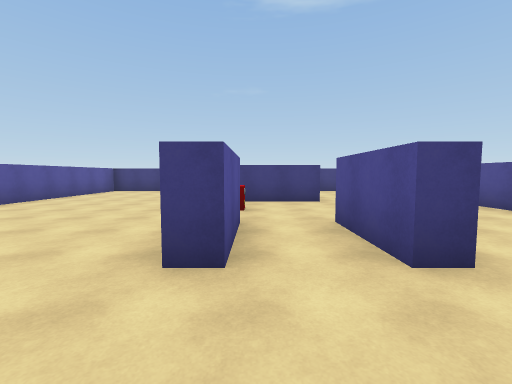
view 1 (above)

12 first-person views from a walk through a scene from a Unity 3-D project. The camera is 1.5 m above the floor, tilts 4° down and sees 90° across. The floor is counted in squares, 2 m on a side. Each view is taken from the middle of a square. On the plan, view 1 faces up. The plan holds only what a view shows up to about 9 squares ahead; the rest is blank. The place goes on beyond the plan. Surface patterns are stand-ins for the level's own textures.

view 2
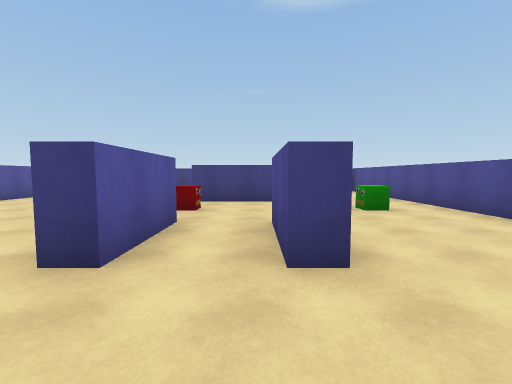

view 3
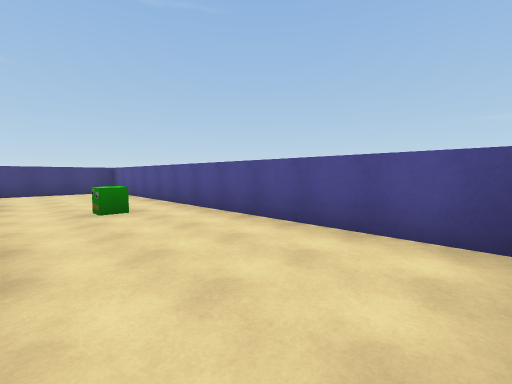

view 4
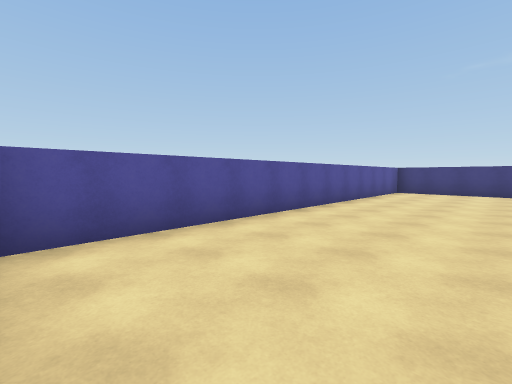

view 5
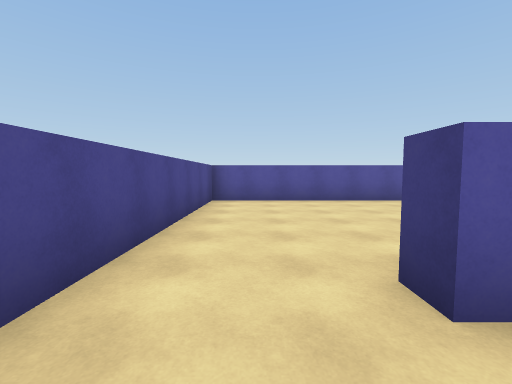

view 6
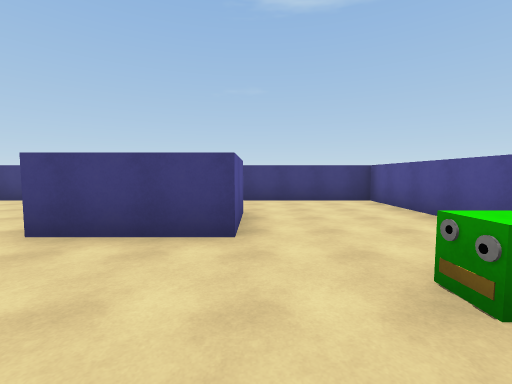

view 7
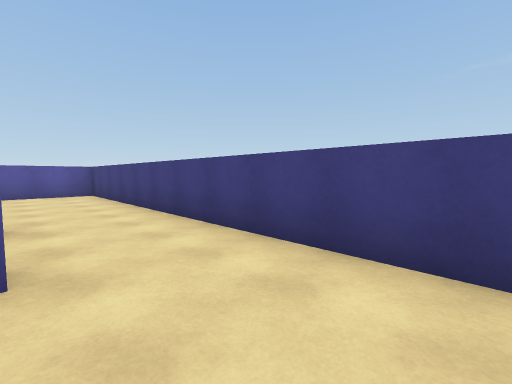

view 8
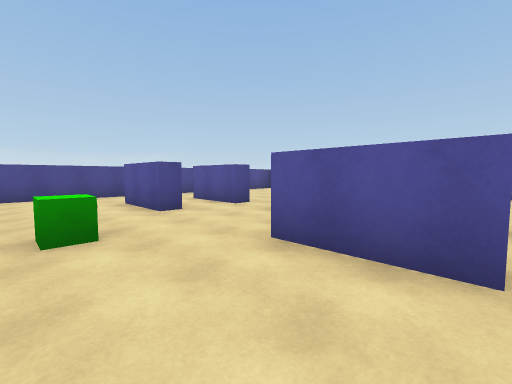

view 9
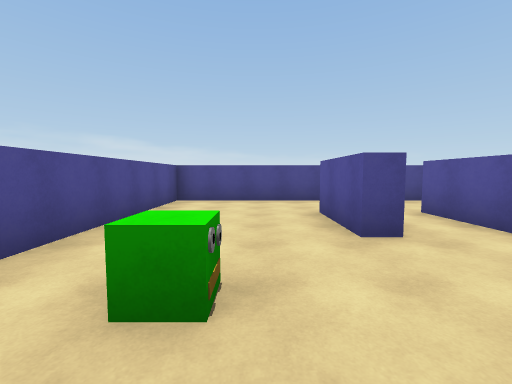

view 10
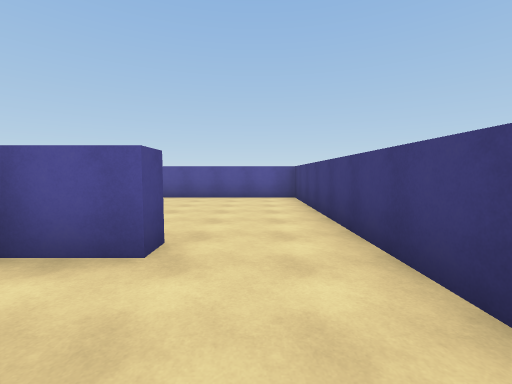

view 11
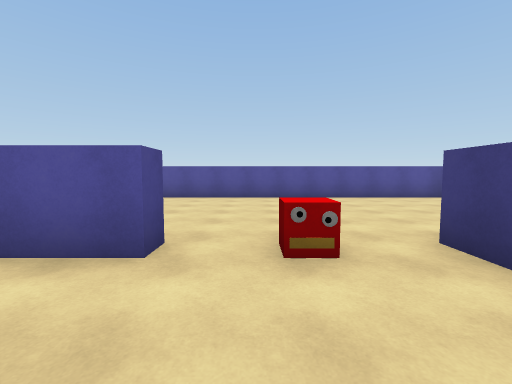

view 12
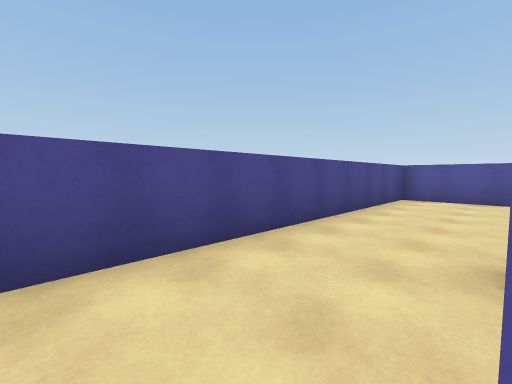

### Floor plan
Ten units are one square. View 1 is at (0, 0); x grows to the right and y downward. Boxes are objects, and circles mark ways between rooms. Rooms are numbered by the first view taken in them; rooms with no view inside come last. Other rooms are left out.
<svg viewBox="-67 -118 125 125">
<path fill="none" stroke="#000" d="M-5 2 5 2M-8 -40 -3 -40 -3 -20 -8 -20M-8 -90 -3 -90 -3 -76M13 -40 17 -40 17 -20 13 -20 13 -40M17 -90 17 -70 -7 -70M5 2 53 2 53 -113 -62 -113 -62 2 -5 2"/>
<rect x="-5" y="-55" width="10" height="10" fill="#bbb"><title>other object</title></rect>
<rect x="25" y="-55" width="10" height="10" fill="#bbb"><title>other object</title></rect>
<circle cx="-10" cy="-5" r="3" fill="#2a7"/>
<circle cx="0" cy="-25" r="3" fill="#2a7"/>
<circle cx="10" cy="-5" r="3" fill="#2a7"/>
<text x="0" y="-10">1</text>
<text x="-10" y="-60">2</text>
</svg>
Room 1 opens to room 2.

Where each view was taken, in squares from view 1:
view 1: 0 up, 0 right, facing up
view 2: 0 up, 1 right, facing up
view 3: 0 up, 2 right, facing up-right
view 4: 0 up, 3 left, facing up-left
view 5: 1 up, 1 right, facing left
view 6: 4 up, 2 right, facing up
view 7: 9 up, 4 right, facing up-left
view 8: 9 up, 4 right, facing down-left
view 9: 7 up, 3 right, facing down
view 10: 10 up, 2 right, facing left
view 11: 5 up, 2 right, facing left
view 12: 2 up, 2 right, facing down-left
